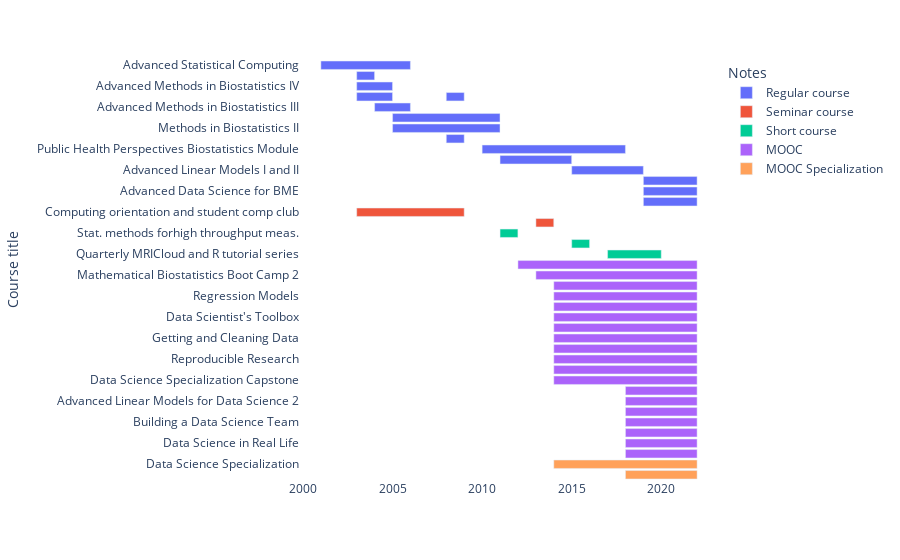

The notebook cell this image was saved under:
### Markdown cell above
### Classroom Instruction

### Code cell
classes = pd.read_csv("classes.txt", delimiter="|").drop(['Unnamed: 0', ' '], axis = 1)
classes['Start'] = pd.to_datetime("01/01/"+classes['Start'].astype(str))
classes['End'] = pd.to_datetime("12/31/"+classes['End'].astype(str))
classes = classes.sort_values(by = ['Start', 'End'])
   
    
fig = px.timeline(classes, x_start="Start", x_end="End", y="Course title", color="Notes",
                 hover_data = ['Course title', 'Place', 'Notes'],
                  height=1000)
fig.update_yaxes(autorange="reversed")

fig = fig.update_layout({
    'plot_bgcolor' : 'rgba(0, 0, 0, 0)',
    'paper_bgcolor' : 'rgba(0, 0, 0, 0)'})

fig.show()

### Figure 1 — Plotly figure (JSON) as saved in the notebook; plotly's stock layout.template omitted (floating-point values rounded to 4 significant figures)
{"data": [{"alignmentgroup": "True", "base": ["2001-01-01T00:00:00", "2003-01-01T00:00:00", "2003-01-01T00:00:00", "2003-01-01T00:00:00", "2004-01-01T00:00:00", "2005-01-01T00:00:00", "2005-01-01T00:00:00", "2008-01-01T00:00:00", "2008-01-01T00:00:00", "2010-01-01T00:00:00", "2011-01-01T00:00:00", "2015-01-01T00:00:00", "2019-01-01T00:00:00", "2019-01-01T00:00:00", "2019-01-01T00:00:00"], "customdata": [["JHU", "Regular course"], ["JHU", "Regular course"], ["JHU", "Regular course"], ["JHU", "Regular course"], ["JHU", "Regular course"], ["JHU", "Regular course"], ["JHU", "Regular course"], ["JHU", "Regular course"], ["JHU", "Regular course"], ["JHU", "Regular course"], ["JHU", "Regular course"], ["JHU", "Regular course"], ["JHU", "Regular course"], ["JHU", "Regular course"], ["JHU", "Regular course"]], "hovertemplate": "Notes=%{customdata[1]}<br>Start=%{base}<br>End=%{x}<br>Course title=%{y}<br>Place=%{customdata[0]}<extra></extra>", "legendgroup": "Regular course", "marker": {"color": "#636efa"}, "name": "Regular course", "offsetgroup": "Regular course", "orientation": "h", "showlegend": true, "textposition": "auto", "type": "bar", "x": [157680000000, 31449600000, 63072000000, 63072000000, 63072000000, 189216000000, 189216000000, 31536000000, 31536000000, 252374400000, 126144000000, 126144000000, 94608000000, 94608000000, 94608000000], "xaxis": "x", "y": ["Advanced Statistical Computing", "Advanced Methods in Biostatistics II", "Advanced Methods in Biostatistics IV", "Statistical Computing", "Advanced Methods in Biostatistics III", "Methods in Biostatistics  I", "Methods in Biostatistics II", "Statistical Computing", "Medical Imaging Statistics", "Public Health Perspectives Biostatistics Module", "Advanced Methods in Biostatistics I and II", "Advanced Linear Models I and II", "Introduction to Data Science for BME", "Advanced Data Science for BME", "Data Science for Public Health I and II"], "yaxis": "y"}, {"alignmentgroup": "True", "base": ["2003-01-01T00:00:00", "2013-01-01T00:00:00"], "customdata": [["JHU", "Seminar course"], ["JHU", "Seminar course"]], "hovertemplate": "Notes=%{customdata[1]}<br>Start=%{base}<br>End=%{x}<br>Course title=%{y}<br>Place=%{customdata[0]}<extra></extra>", "legendgroup": "Seminar course", "marker": {"color": "#EF553B"}, "name": "Seminar course", "offsetgroup": "Seminar course", "orientation": "h", "showlegend": true, "textposition": "auto", "type": "bar", "x": [189302400000, 31449600000], "xaxis": "x", "y": ["Computing orientation and student comp club", "ICTR training program"], "yaxis": "y"}, {"alignmentgroup": "True", "base": ["2011-01-01T00:00:00", "2015-01-01T00:00:00", "2017-01-01T00:00:00"], "customdata": [["ENAR", "Short course"], ["JHU", "Short course"], ["JHU", "Short course"]], "hovertemplate": "Notes=%{customdata[1]}<br>Start=%{base}<br>End=%{x}<br>Course title=%{y}<br>Place=%{customdata[0]}<extra></extra>", "legendgroup": "Short course", "marker": {"color": "#00cc96"}, "name": "Short course", "offsetgroup": "Short course", "orientation": "h", "showlegend": true, "textposition": "auto", "type": "bar", "x": [31449600000, 31449600000, 94521600000], "xaxis": "x", "y": ["Stat. methods forhigh throughput meas.", "Data Science Hackathon", "Quarterly MRICloud and R tutorial series"], "yaxis": "y"}, {"alignmentgroup": "True", "base": ["2012-01-01T00:00:00", "2013-01-01T00:00:00", "2014-01-01T00:00:00", "2014-01-01T00:00:00", "2014-01-01T00:00:00", "2014-01-01T00:00:00", "2014-01-01T00:00:00", "2014-01-01T00:00:00", "2014-01-01T00:00:00", "2014-01-01T00:00:00", "2014-01-01T00:00:00", "2014-01-01T00:00:00", "2018-01-01T00:00:00", "2018-01-01T00:00:00", "2018-01-01T00:00:00", "2018-01-01T00:00:00", "2018-01-01T00:00:00", "2018-01-01T00:00:00", "2018-01-01T00:00:00"], "customdata": [["Coursera", "MOOC"], ["Coursera", "MOOC"], ["Coursera", "MOOC"], ["Coursera", "MOOC"], ["Coursera", "MOOC"], ["Coursera", "MOOC"], ["Coursera", "MOOC"], ["Coursera", "MOOC"], ["Coursera", "MOOC"], ["Coursera", "MOOC"], ["Coursera", "MOOC"], ["Coursera", "MOOC"], ["Coursera", "MOOC"], ["Coursera", "MOOC"], ["Coursera", "MOOC"], ["Coursera", "MOOC"], ["Coursera", "MOOC"], ["Coursera", "MOOC"], ["Coursera", "MOOC"]], "hovertemplate": "Notes=%{customdata[1]}<br>Start=%{base}<br>End=%{x}<br>Course title=%{y}<br>Place=%{customdata[0]}<extra></extra>", "legendgroup": "MOOC", "marker": {"color": "#ab63fa"}, "name": "MOOC", "offsetgroup": "MOOC", "orientation": "h", "showlegend": true, "textposition": "auto", "type": "bar", "x": [315532800000, 283910400000, 252374400000, 252374400000, 252374400000, 252374400000, 252374400000, 252374400000, 252374400000, 252374400000, 252374400000, 252374400000, 126144000000, 126144000000, 126144000000, 126144000000, 126144000000, 126144000000, 126144000000], "xaxis": "x", "y": ["Mathematical Biostatistics Boot Camp", "Mathematical Biostatistics Boot Camp 2", "Statistical Inference", "Regression Models", "Developing Data Products", "Data Scientist's Toolbox", "R programming", "Getting and Cleaning Data", "Exploratory Data Analysis", "Reproducible Research", "Practical Machine Learning", "Data Science Specialization Capstone", "Advanced Linear Models for Data Science 1", "Advanced Linear Models for Data Science 2", "A Crash Course in Data Science", "Building a Data Science Team", "Managing Data Analyses", "Data Science in Real Life", "Executive Data Science Specialization Capstone"], "yaxis": "y"}, {"alignmentgroup": "True", "base": ["2014-01-01T00:00:00", "2018-01-01T00:00:00"], "customdata": [["Coursera", "MOOC Specialization"], ["Coursera", "MOOC Specialization"]], "hovertemplate": "Notes=%{customdata[1]}<br>Start=%{base}<br>End=%{x}<br>Course title=%{y}<br>Place=%{customdata[0]}<extra></extra>", "legendgroup": "MOOC Specialization", "marker": {"color": "#FFA15A"}, "name": "MOOC Specialization", "offsetgroup": "MOOC Specialization", "orientation": "h", "showlegend": true, "textposition": "auto", "type": "bar", "x": [252374400000, 126144000000], "xaxis": "x", "y": ["Data Science Specialization", "Executive Data Science Specialization"], "yaxis": "y"}], "layout": {"autosize": true, "barmode": "overlay", "legend": {"title": {"text": "Notes"}, "tracegroupgap": 0}, "margin": {"t": 60}, "paper_bgcolor": "rgba(0, 0, 0, 0)", "plot_bgcolor": "rgba(0, 0, 0, 0)", "xaxis": {"anchor": "y", "autorange": true, "domain": [0, 1], "range": ["1999-11-01 22:40", "2023-03-02 01:20"], "type": "date"}, "yaxis": {"anchor": "x", "autorange": true, "domain": [0, 1], "range": [39.5, -0.5], "title": {"text": "Course title"}, "type": "category"}}}
